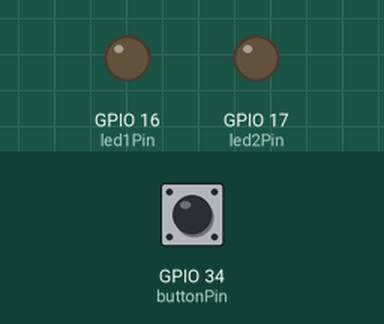
Recording of a sketch running on a simulated ESP32. Parts: output pins drawn as LEDs (lit = HIGH). Inputs (shaded band) come from the test bench; at power-on: GPIO 34 (buttonPin) HIGH. What the sketch prints to the serial monitor is not drawn.

Above: at 1.2 s.
1.3 s: GPIO 34 (buttonPin) pulled LOW for 0.15 s
At 2.6 s:
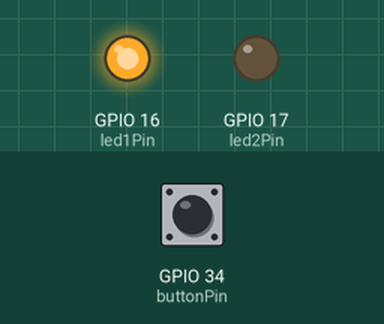
4.4 s: GPIO 34 (buttonPin) pulled LOW for 3.2 s
At 5.6 s:
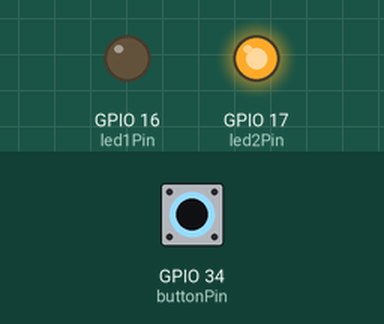
At 7.2 s:
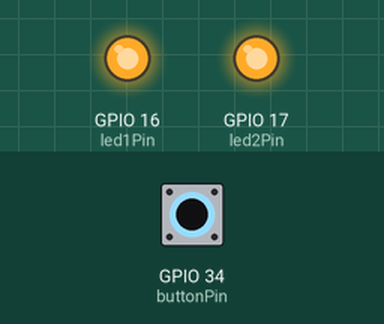
Timing chart, 0 to 15.1 s (numbered marks = the images above; inputs shaded):
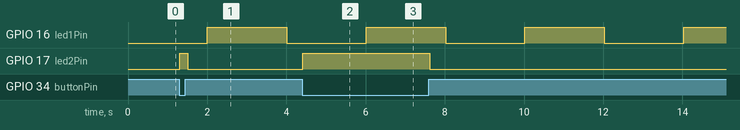

The sketch:

01_DualCoreBlink.ino
```cpp
const int buttonPin = 34;
const int led1Pin = 16;
const int led2Pin = 17;

int buttonState = LOW;
int led1State = LOW;
unsigned long previousMillis = 0;
const long interval = 2000;

void TimerLED(void * parameter) {
  for (;;) {
    Serial.print("TimerLED() running on core ");
    Serial.println(xPortGetCoreID());
    delay(100);
    unsigned long currentMillis = millis();
    if (currentMillis - previousMillis >= interval) {
      previousMillis = currentMillis;
      led1State = !led1State;
      digitalWrite(led1Pin, led1State);
    }
  }
  vTaskDelete(NULL);
}

void SwitchLED(void * parameter) {
  for (;;) {
    Serial.print("SwitchLED() running on core ");
    Serial.println(xPortGetCoreID());
    delay(100);
    buttonState = digitalRead(buttonPin);
    digitalWrite(led2Pin, buttonState == LOW ? HIGH : LOW);
  }
  vTaskDelete(NULL);
}

void setup() {
  Serial.begin(115200);
  pinMode(buttonPin, INPUT);
  pinMode(led1Pin, OUTPUT);
  pinMode(led2Pin, OUTPUT);
  xTaskCreatePinnedToCore(TimerLED, "TimerLED", 1024, NULL, 1, NULL, 0);   // Core 0
  xTaskCreatePinnedToCore(SwitchLED, "SwitchLED", 1024, NULL, 1, NULL, 1); // Core 1
}

void loop() {}
```

Measured:
- after the input at 1.3 s, GPIO 17 (led2Pin): LOW → HIGH at once, → LOW 0.20 s later
- after the input at 4.4 s, GPIO 17 (led2Pin): LOW → HIGH at once, → LOW 3.2 s later
- by itself, GPIO 16 (led1Pin): alternates HIGH for 2.0 s and LOW for 2.0 s
